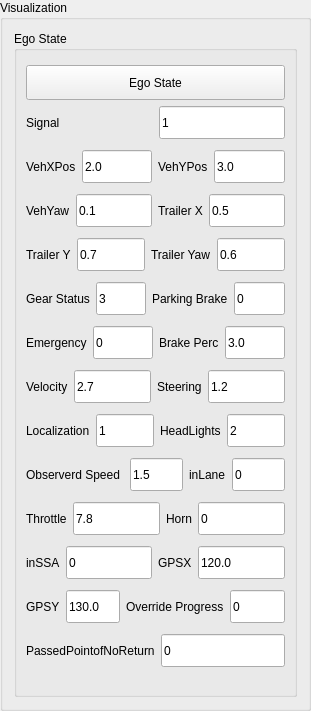
    <widget class="QGroupBox" name="groupBox_comm_2">
     <property name="geometry">
      <rect>
       <x>710</x>
       <y>30</y>
       <width>311</width>
       <height>711</height>
      </rect>
     </property>
     <property name="title">
      <string>Visualization</string>
     </property>
     <layout class="QVBoxLayout" name="verticalLayout_12">
      <item>
       <widget class="QGroupBox" name="groupBox_7">
        <property name="title">
         <string>Ego State</string>
        </property>
        <layout class="QVBoxLayout" name="verticalLayout_13">
         <item>
          <layout class="QVBoxLayout" name="verticalLayout_14" stretch="0,0">
           <property name="spacing">
            <number>6</number>
           </property>
           <item>
            <widget class="QPushButton" name="pB_egoState_sendReq">
             <property name="sizePolicy">
              <sizepolicy hsizetype="Preferred" vsizetype="Preferred">
               <horstretch>0</horstretch>
               <verstretch>0</verstretch>
              </sizepolicy>
             </property>
             <property name="minimumSize">
              <size>
               <width>0</width>
               <height>35</height>
              </size>
             </property>
             <property name="maximumSize">
              <size>
               <width>16777215</width>
               <height>35</height>
              </size>
             </property>
             <property name="text">
              <string>Ego State</string>
             </property>
            </widget>
           </item>
           <item>
            <layout class="QHBoxLayout" name="horizontalLayout_20">
             <item>
              <widget class="QLabel" name="label">
               <property name="text">
                <string>Signal</string>
               </property>
              </widget>
             </item>
             <item>
              <widget class="QLineEdit" name="lineEdit_egoSignalLight">
               <property name="sizePolicy">
                <sizepolicy hsizetype="Preferred" vsizetype="Fixed">
                 <horstretch>0</horstretch>
                 <verstretch>0</verstretch>
                </sizepolicy>
               </property>
               <property name="minimumSize">
                <size>
                 <width>0</width>
                 <height>33</height>
                </size>
               </property>
               <property name="maximumSize">
                <size>
                 <width>16777215</width>
                 <height>33</height>
                </size>
               </property>
               <property name="text">
                <string>1</string>
               </property>
              </widget>
             </item>
            </layout>
           </item>
          </layout>
         </item>
         <item>
          <layout class="QHBoxLayout" name="horizontalLayout_31">
           <item>
            <widget class="QLabel" name="label_2">
             <property name="text">
              <string>VehXPos</string>
             </property>
            </widget>
           </item>
           <item>
            <widget class="QLineEdit" name="lineEdit_egoVehPositionX">
             <property name="sizePolicy">
              <sizepolicy hsizetype="Preferred" vsizetype="Fixed">
               <horstretch>0</horstretch>
               <verstretch>0</verstretch>
              </sizepolicy>
             </property>
             <property name="minimumSize">
              <size>
               <width>0</width>
               <height>33</height>
              </size>
             </property>
             <property name="maximumSize">
              <size>
               <width>16777215</width>
               <height>33</height>
              </size>
             </property>
             <property name="text">
              <string>2.0</string>
             </property>
            </widget>
           </item>
           <item>
            <layout class="QHBoxLayout" name="horizontalLayout_32">
             <item>
              <widget class="QLabel" name="label_3">
               <property name="text">
                <string>VehYPos</string>
               </property>
              </widget>
             </item>
             <item>
              <widget class="QLineEdit" name="lineEdit_egoVehPositionY">
               <property name="sizePolicy">
                <sizepolicy hsizetype="Preferred" vsizetype="Fixed">
                 <horstretch>0</horstretch>
                 <verstretch>0</verstretch>
                </sizepolicy>
               </property>
               <property name="minimumSize">
                <size>
                 <width>0</width>
                 <height>33</height>
                </size>
               </property>
               <property name="maximumSize">
                <size>
                 <width>16777215</width>
                 <height>33</height>
                </size>
               </property>
               <property name="text">
                <string>3.0</string>
               </property>
              </widget>
             </item>
            </layout>
           </item>
          </layout>
         </item>
         <item>
          <layout class="QHBoxLayout" name="horizontalLayout_33">
           <item>
            <widget class="QLabel" name="label_4">
             <property name="text">
              <string>VehYaw</string>
             </property>
            </widget>
           </item>
           <item>
            <widget class="QLineEdit" name="lineEdit_egoVehYaw">
             <property name="sizePolicy">
              <sizepolicy hsizetype="Preferred" vsizetype="Fixed">
               <horstretch>0</horstretch>
               <verstretch>0</verstretch>
              </sizepolicy>
             </property>
             <property name="minimumSize">
              <size>
               <width>0</width>
               <height>33</height>
              </size>
             </property>
             <property name="maximumSize">
              <size>
               <width>16777215</width>
               <height>33</height>
              </size>
             </property>
             <property name="text">
              <string>0.1</string>
             </property>
            </widget>
           </item>
           <item>
            <layout class="QHBoxLayout" name="horizontalLayout_34">
             <item>
              <widget class="QLabel" name="label_5">
               <property name="text">
                <string>Trailer X</string>
               </property>
              </widget>
             </item>
             <item>
              <widget class="QLineEdit" name="lineEdit_egoTrailerPositionX">
               <property name="sizePolicy">
                <sizepolicy hsizetype="Preferred" vsizetype="Fixed">
                 <horstretch>0</horstretch>
                 <verstretch>0</verstretch>
                </sizepolicy>
               </property>
               <property name="minimumSize">
                <size>
                 <width>0</width>
                 <height>33</height>
                </size>
               </property>
               <property name="maximumSize">
                <size>
                 <width>16777215</width>
                 <height>33</height>
                </size>
               </property>
               <property name="text">
                <string>0.5</string>
               </property>
              </widget>
             </item>
            </layout>
           </item>
          </layout>
         </item>
         <item>
          <layout class="QHBoxLayout" name="horizontalLayout_35">
           <item>
            <widget class="QLabel" name="label_6">
             <property name="text">
              <string>Trailer Y</string>
             </property>
            </widget>
           </item>
           <item>
            <widget class="QLineEdit" name="lineEdit_egoTrailerPositionY">
             <property name="sizePolicy">
              <sizepolicy hsizetype="Preferred" vsizetype="Fixed">
               <horstretch>0</horstretch>
               <verstretch>0</verstretch>
              </sizepolicy>
             </property>
             <property name="minimumSize">
              <size>
               <width>0</width>
               <height>33</height>
              </size>
             </property>
             <property name="maximumSize">
              <size>
               <width>16777215</width>
               <height>33</height>
              </size>
             </property>
             <property name="text">
              <string>0.7</string>
             </property>
            </widget>
           </item>
           <item>
            <layout class="QHBoxLayout" name="horizontalLayout_36">
             <item>
              <widget class="QLabel" name="label_7">
               <property name="text">
                <string>Trailer Yaw</string>
               </property>
              </widget>
             </item>
             <item>
              <widget class="QLineEdit" name="lineEdit_egoTrailerYaw">
               <property name="sizePolicy">
                <sizepolicy hsizetype="Preferred" vsizetype="Fixed">
                 <horstretch>0</horstretch>
                 <verstretch>0</verstretch>
                </sizepolicy>
               </property>
               <property name="minimumSize">
                <size>
                 <width>0</width>
                 <height>33</height>
                </size>
               </property>
               <property name="maximumSize">
                <size>
                 <width>16777215</width>
                 <height>33</height>
                </size>
               </property>
               <property name="text">
                <string>0.6</string>
               </property>
              </widget>
             </item>
            </layout>
           </item>
          </layout>
         </item>
         <item>
          <layout class="QHBoxLayout" name="horizontalLayout_37">
           <item>
            <widget class="QLabel" name="label_8">
             <property name="text">
              <string>Gear Status</string>
             </property>
            </widget>
           </item>
           <item>
            <widget class="QLineEdit" name="lineEdit_egoGearStatus">
             <property name="sizePolicy">
              <sizepolicy hsizetype="Preferred" vsizetype="Fixed">
               <horstretch>0</horstretch>
               <verstretch>0</verstretch>
              </sizepolicy>
             </property>
             <property name="minimumSize">
              <size>
               <width>0</width>
               <height>33</height>
              </size>
             </property>
             <property name="maximumSize">
              <size>
               <width>16777215</width>
               <height>33</height>
              </size>
             </property>
             <property name="text">
              <string>3</string>
             </property>
            </widget>
           </item>
           <item>
            <layout class="QHBoxLayout" name="horizontalLayout_43">
             <item>
              <widget class="QLabel" name="label_14">
               <property name="text">
                <string>Parking Brake</string>
               </property>
              </widget>
             </item>
             <item>
              <widget class="QLineEdit" name="lineEdit_egoParkingBrakeStatus">
               <property name="sizePolicy">
                <sizepolicy hsizetype="Preferred" vsizetype="Fixed">
                 <horstretch>0</horstretch>
                 <verstretch>0</verstretch>
                </sizepolicy>
               </property>
               <property name="minimumSize">
                <size>
                 <width>0</width>
                 <height>33</height>
                </size>
               </property>
               <property name="maximumSize">
                <size>
                 <width>16777215</width>
                 <height>33</height>
                </size>
               </property>
               <property name="text">
                <string>0</string>
               </property>
              </widget>
             </item>
            </layout>
           </item>
          </layout>
         </item>
         <item>
          <layout class="QHBoxLayout" name="horizontalLayout_44">
           <item>
            <widget class="QLabel" name="label_15">
             <property name="text">
              <string>Emergency</string>
             </property>
            </widget>
           </item>
           <item>
            <widget class="QLineEdit" name="lineEdit_egoRemoteEmergencyButtonStatus">
             <property name="sizePolicy">
              <sizepolicy hsizetype="Preferred" vsizetype="Fixed">
               <horstretch>0</horstretch>
               <verstretch>0</verstretch>
              </sizepolicy>
             </property>
             <property name="minimumSize">
              <size>
               <width>0</width>
               <height>33</height>
              </size>
             </property>
             <property name="maximumSize">
              <size>
               <width>16777215</width>
               <height>33</height>
              </size>
             </property>
             <property name="text">
              <string>0</string>
             </property>
            </widget>
           </item>
           <item>
            <layout class="QHBoxLayout" name="horizontalLayout_38">
             <item>
              <widget class="QLabel" name="label_9">
               <property name="text">
                <string>Brake Perc</string>
               </property>
              </widget>
             </item>
             <item>
              <widget class="QLineEdit" name="lineEdit_egoBrakePercentage">
               <property name="sizePolicy">
                <sizepolicy hsizetype="Preferred" vsizetype="Fixed">
                 <horstretch>0</horstretch>
                 <verstretch>0</verstretch>
                </sizepolicy>
               </property>
               <property name="minimumSize">
                <size>
                 <width>0</width>
                 <height>33</height>
                </size>
               </property>
               <property name="maximumSize">
                <size>
                 <width>16777215</width>
                 <height>33</height>
                </size>
               </property>
               <property name="text">
                <string>3.0</string>
               </property>
              </widget>
             </item>
            </layout>
           </item>
          </layout>
         </item>
         <item>
          <layout class="QHBoxLayout" name="horizontalLayout_39">
           <item>
            <widget class="QLabel" name="label_10">
             <property name="text">
              <string>Velocity</string>
             </property>
            </widget>
           </item>
           <item>
            <widget class="QLineEdit" name="lineEdit_egoVelocity">
             <property name="sizePolicy">
              <sizepolicy hsizetype="Preferred" vsizetype="Fixed">
               <horstretch>0</horstretch>
               <verstretch>0</verstretch>
              </sizepolicy>
             </property>
             <property name="minimumSize">
              <size>
               <width>0</width>
               <height>33</height>
              </size>
             </property>
             <property name="maximumSize">
              <size>
               <width>16777215</width>
               <height>33</height>
              </size>
             </property>
             <property name="text">
              <string>2.7</string>
             </property>
            </widget>
           </item>
           <item>
            <layout class="QHBoxLayout" name="horizontalLayout_40">
             <item>
              <widget class="QLabel" name="label_11">
               <property name="text">
                <string>Steering</string>
               </property>
              </widget>
             </item>
             <item>
              <widget class="QLineEdit" name="lineEdit_egoSteeringAngle">
               <property name="sizePolicy">
                <sizepolicy hsizetype="Preferred" vsizetype="Fixed">
                 <horstretch>0</horstretch>
                 <verstretch>0</verstretch>
                </sizepolicy>
               </property>
               <property name="minimumSize">
                <size>
                 <width>0</width>
                 <height>33</height>
                </size>
               </property>
               <property name="maximumSize">
                <size>
                 <width>16777215</width>
                 <height>33</height>
                </size>
               </property>
               <property name="text">
                <string>1.2</string>
               </property>
              </widget>
             </item>
            </layout>
           </item>
          </layout>
         </item>
         <item>
          <layout class="QHBoxLayout" name="horizontalLayout_41">
           <item>
            <widget class="QLabel" name="label_12">
             <property name="text">
              <string>Localization</string>
             </property>
            </widget>
           </item>
           <item>
            <widget class="QLineEdit" name="lineEdit_egoLocalizationStatus">
             <property name="sizePolicy">
              <sizepolicy hsizetype="Preferred" vsizetype="Fixed">
               <horstretch>0</horstretch>
               <verstretch>0</verstretch>
              </sizepolicy>
             </property>
             <property name="minimumSize">
              <size>
               <width>0</width>
               <height>33</height>
              </size>
             </property>
             <property name="maximumSize">
              <size>
               <width>16777215</width>
               <height>33</height>
              </size>
             </property>
             <property name="text">
              <string>1</string>
             </property>
            </widget>
           </item>
           <item>
            <layout class="QHBoxLayout" name="horizontalLayout_42">
             <item>
              <widget class="QLabel" name="label_13">
               <property name="text">
                <string>HeadLights</string>
               </property>
              </widget>
             </item>
             <item>
              <widget class="QLineEdit" name="lineEdit_egoHeadLights">
               <property name="sizePolicy">
                <sizepolicy hsizetype="Preferred" vsizetype="Fixed">
                 <horstretch>0</horstretch>
                 <verstretch>0</verstretch>
                </sizepolicy>
               </property>
               <property name="minimumSize">
                <size>
                 <width>0</width>
                 <height>33</height>
                </size>
               </property>
               <property name="maximumSize">
                <size>
                 <width>16777215</width>
                 <height>33</height>
                </size>
               </property>
               <property name="text">
                <string>2</string>
               </property>
              </widget>
             </item>
            </layout>
           </item>
          </layout>
         </item>
         <item>
          <layout class="QHBoxLayout" name="horizontalLayout_45">
           <item>
            <widget class="QLabel" name="label_16">
             <property name="text">
              <string>Observerd Speed </string>
             </property>
            </widget>
           </item>
           <item>
            <widget class="QLineEdit" name="lineEdit_egoObservedSpeedLimit">
             <property name="sizePolicy">
              <sizepolicy hsizetype="Preferred" vsizetype="Fixed">
               <horstretch>0</horstretch>
               <verstretch>0</verstretch>
              </sizepolicy>
             </property>
             <property name="minimumSize">
              <size>
               <width>0</width>
               <height>33</height>
              </size>
             </property>
             <property name="maximumSize">
              <size>
               <width>16777215</width>
               <height>33</height>
              </size>
             </property>
             <property name="text">
              <string>1.5</string>
             </property>
            </widget>
           </item>
           <item>
            <layout class="QHBoxLayout" name="horizontalLayout_46">
             <item>
              <widget class="QLabel" name="label_17">
               <property name="text">
                <string>inLane</string>
               </property>
              </widget>
             </item>
             <item>
              <widget class="QLineEdit" name="lineEdit_egoInLaneChange">
               <property name="sizePolicy">
                <sizepolicy hsizetype="Preferred" vsizetype="Fixed">
                 <horstretch>0</horstretch>
                 <verstretch>0</verstretch>
                </sizepolicy>
               </property>
               <property name="minimumSize">
                <size>
                 <width>0</width>
                 <height>33</height>
                </size>
               </property>
               <property name="maximumSize">
                <size>
                 <width>16777215</width>
                 <height>33</height>
                </size>
               </property>
               <property name="text">
                <string>0</string>
               </property>
              </widget>
             </item>
            </layout>
           </item>
          </layout>
         </item>
         <item>
          <layout class="QHBoxLayout" name="horizontalLayout_47">
           <item>
            <widget class="QLabel" name="label_18">
             <property name="text">
              <string>Throttle</string>
             </property>
            </widget>
           </item>
           <item>
            <widget class="QLineEdit" name="lineEdit_egoThrottlePercentage">
             <property name="sizePolicy">
              <sizepolicy hsizetype="Preferred" vsizetype="Fixed">
               <horstretch>0</horstretch>
               <verstretch>0</verstretch>
              </sizepolicy>
             </property>
             <property name="minimumSize">
              <size>
               <width>0</width>
               <height>33</height>
              </size>
             </property>
             <property name="maximumSize">
              <size>
               <width>16777215</width>
               <height>33</height>
              </size>
             </property>
             <property name="text">
              <string>7.8</string>
             </property>
            </widget>
           </item>
           <item>
            <layout class="QHBoxLayout" name="horizontalLayout_48">
             <item>
              <widget class="QLabel" name="label_19">
               <property name="text">
                <string>Horn</string>
               </property>
              </widget>
             </item>
             <item>
              <widget class="QLineEdit" name="lineEdit_egoHornCmdFeedback">
               <property name="sizePolicy">
                <sizepolicy hsizetype="Preferred" vsizetype="Fixed">
                 <horstretch>0</horstretch>
                 <verstretch>0</verstretch>
                </sizepolicy>
               </property>
               <property name="minimumSize">
                <size>
                 <width>0</width>
                 <height>33</height>
                </size>
               </property>
               <property name="maximumSize">
                <size>
                 <width>16777215</width>
                 <height>33</height>
                </size>
               </property>
               <property name="text">
                <string>0</string>
               </property>
              </widget>
             </item>
            </layout>
           </item>
          </layout>
         </item>
         <item>
          <layout class="QHBoxLayout" name="horizontalLayout_49">
           <item>
            <widget class="QLabel" name="label_20">
             <property name="text">
              <string>inSSA</string>
             </property>
            </widget>
           </item>
           <item>
            <widget class="QLineEdit" name="lineEdit_egoInSSA">
             <property name="sizePolicy">
              <sizepolicy hsizetype="Preferred" vsizetype="Fixed">
               <horstretch>0</horstretch>
               <verstretch>0</verstretch>
              </sizepolicy>
             </property>
             <property name="minimumSize">
              <size>
               <width>0</width>
               <height>33</height>
              </size>
             </property>
             <property name="maximumSize">
              <size>
               <width>16777215</width>
               <height>33</height>
              </size>
             </property>
             <property name="text">
              <string>0</string>
             </property>
            </widget>
           </item>
           <item>
            <layout class="QHBoxLayout" name="horizontalLayout_50">
             <item>
              <widget class="QLabel" name="label_21">
               <property name="text">
                <string>GPSX</string>
               </property>
              </widget>
             </item>
             <item>
              <widget class="QLineEdit" name="lineEdit_egoGpsInMapX">
               <property name="sizePolicy">
                <sizepolicy hsizetype="Preferred" vsizetype="Fixed">
                 <horstretch>0</horstretch>
                 <verstretch>0</verstretch>
                </sizepolicy>
               </property>
               <property name="minimumSize">
                <size>
                 <width>0</width>
                 <height>33</height>
                </size>
               </property>
               <property name="maximumSize">
                <size>
                 <width>16777215</width>
                 <height>33</height>
                </size>
               </property>
               <property name="text">
                <string>120.0</string>
               </property>
              </widget>
             </item>
            </layout>
           </item>
          </layout>
         </item>
         <item>
          <layout class="QHBoxLayout" name="horizontalLayout_51">
           <item>
            <widget class="QLabel" name="label_22">
             <property name="text">
              <string>GPSY</string>
             </property>
            </widget>
           </item>
           <item>
            <widget class="QLineEdit" name="lineEdit_egoGpsInMapY">
             <property name="sizePolicy">
              <sizepolicy hsizetype="Preferred" vsizetype="Fixed">
               <horstretch>0</horstretch>
               <verstretch>0</verstretch>
              </sizepolicy>
             </property>
             <property name="minimumSize">
              <size>
               <width>0</width>
               <height>33</height>
              </size>
             </property>
             <property name="maximumSize">
              <size>
               <width>16777215</width>
               <height>33</height>
              </size>
             </property>
             <property name="text">
              <string>130.0</string>
             </property>
            </widget>
           </item>
           <item>
            <layout class="QHBoxLayout" name="horizontalLayout_52">
             <item>
              <widget class="QLabel" name="label_23">
               <property name="text">
                <string>Override Progress</string>
               </property>
              </widget>
             </item>
             <item>
              <widget class="QLineEdit" name="lineEdit_egoPrecedenceOverrideInProgress">
               <property name="sizePolicy">
                <sizepolicy hsizetype="Preferred" vsizetype="Fixed">
                 <horstretch>0</horstretch>
                 <verstretch>0</verstretch>
                </sizepolicy>
               </property>
               <property name="minimumSize">
                <size>
                 <width>0</width>
                 <height>33</height>
                </size>
               </property>
               <property name="maximumSize">
                <size>
                 <width>16777215</width>
                 <height>33</height>
                </size>
               </property>
               <property name="text">
                <string>0</string>
               </property>
              </widget>
             </item>
            </layout>
           </item>
          </layout>
         </item>
         <item>
          <layout class="QHBoxLayout" name="horizontalLayout_54">
           <item>
            <widget class="QLabel" name="label_25">
             <property name="text">
              <string>PassedPointofNoReturn</string>
             </property>
            </widget>
           </item>
           <item>
            <widget class="QLineEdit" name="lineEdit_egoPassedPointOfNoReturn">
             <property name="sizePolicy">
              <sizepolicy hsizetype="Preferred" vsizetype="Fixed">
               <horstretch>0</horstretch>
               <verstretch>0</verstretch>
              </sizepolicy>
             </property>
             <property name="minimumSize">
              <size>
               <width>0</width>
               <height>33</height>
              </size>
             </property>
             <property name="maximumSize">
              <size>
               <width>16777215</width>
               <height>33</height>
              </size>
             </property>
             <property name="text">
              <string>0</string>
             </property>
            </widget>
           </item>
          </layout>
         </item>
        </layout>
       </widget>
      </item>
     </layout>
    </widget>
